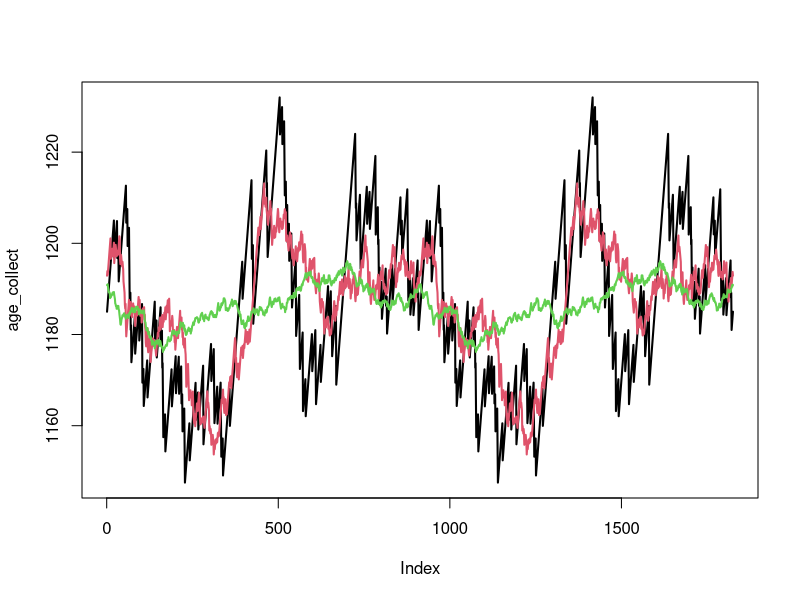
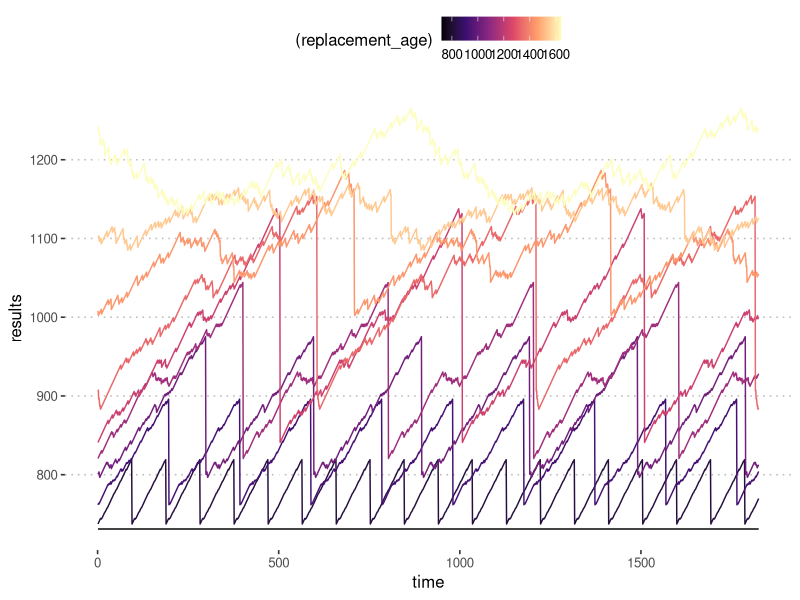

Source code (R) for these figures, in order:
# set.seed(250)
# set.seed(2022-08-06)
library(ggplot2)
library(magrittr)
library(tidyverse)

farm_model <- function(n_cows = 100, replacement_age = 1642) {
  # n_cows <- 100
  
  # Create the farm:
  farm <- data.frame(id = seq_len(n_cows),
                     age = round(runif(n_cows, 730, 1642)))
  
  # We want to simulate 5 years:
  end_time <- 5 * 365
  
  # Collect the mean age of the cows in herd over time:
  age_collect <- numeric(end_time)
  
  for (t in seq_len(end_time))
  {
    # If cows reach the age of 1642,
    # they are replaced with a new cow that is 2 years old in DIM = 1:
    farm$age[farm$age >= replacement_age] <- 730
    
    # Add one day to the age of all the animals, for each simulated:
    farm$age <- farm$age + 1
    
    # Save the daily mean age of all cows:
    age_collect[t] <- mean(farm$age)
  }
  list(age_collect = age_collect)
}

# plot(age_collect, type = "l", lwd = 2)
# points(age_collect[age_collect==1642])
# age_collect %>%
#   enframe(value = "age") %>%
#   ggplot() +
#   aes(name, age) +
#   # geom_step() +
#   geom_line() +
#   geom_point(data = . %>% filter(age == 1642 - 1)) +
#   ggpubr::theme_pubclean()

#' The mean age is never close to the threshold, as we are not recording each
#' individual cow.

plot.new()
age_collect <- farm_model(n_cows = 100)$age_collect
plot(age_collect, type = "l", lwd = 2, col = 1)
quantile(age_collect)
age_collect <- farm_model(n_cows = 500)$age_collect
lines(age_collect, type = "l", lwd = 2, col = 2)
quantile(age_collect)
age_collect <- farm_model(n_cows = 5e3)$age_collect
lines(age_collect, type = "l", lwd = 2, col = 3)
quantile(age_collect)

#' The variation decreases with increasing number of cows.

tibble(
  # replacement_age = c(800, 1000, 1200)
  replacement_age = seq.default(720 + 1, 1642, length.out = 10)
) %>% 
  # don't set the above to something greater than the replaced cow age, 
  # as in then we'd replace younger cows with much older ones
  mutate(stopifnot(all(replacement_age > 720))) %>% 
  rowwise() %>% 
  mutate(results = farm_model(replacement_age = replacement_age)) %>%
  mutate(time = seq_along(age_collect) %>% list()) %>%
  ungroup() %>% 
  unnest(c(results, time)) %>%
  glimpse() %>%
  ggplot() + 
  aes(time, results, group = replacement_age) + 
  geom_line(aes(color = (replacement_age)))+
  
  scale_color_viridis_c(option = "A") +
  ggpubr::theme_pubclean()


